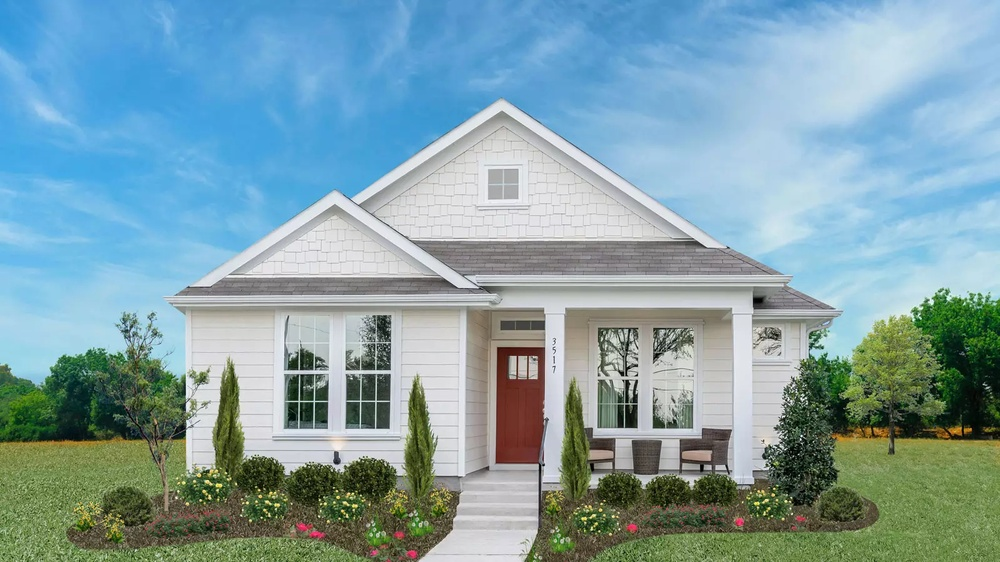
#> input picture KMean/home.jpeg, 1000 x 562 px, shrunk from 1600 x 900 before the run
$ python color_quantization.py
#> lines starting #> are read from the running program, lines starting #| are printed output that depends on the picture
import numpy as np
import cv2 as cv
img = cv.imread('home.jpeg')
#> img is the input picture: shape (562, 1000, 3); mean B, G, R 167.2, 160.3, 129.1
Z = img.reshape((-1,3))
# convert to np.float32
Z = np.float32(Z)
# define criteria, number of clusters(K) and apply kmeans()
criteria = (cv.TERM_CRITERIA_EPS + cv.TERM_CRITERIA_MAX_ITER, 10, 1.0)
K = 2
ret,label,center=cv.kmeans(Z,K,None,criteria,10,cv.KMEANS_RANDOM_CENTERS)
#> ret = 2.1e+09; center = [[214.2, 188.5, 148.2], [64.59, 98.64, 87.16]]
# Now convert back into uint8, and make original image
center = np.uint8(center)
#> center = [[214, 188, 148], [64, 98, 87]]
res = center[label.flatten()]
res2 = res.reshape((img.shape))
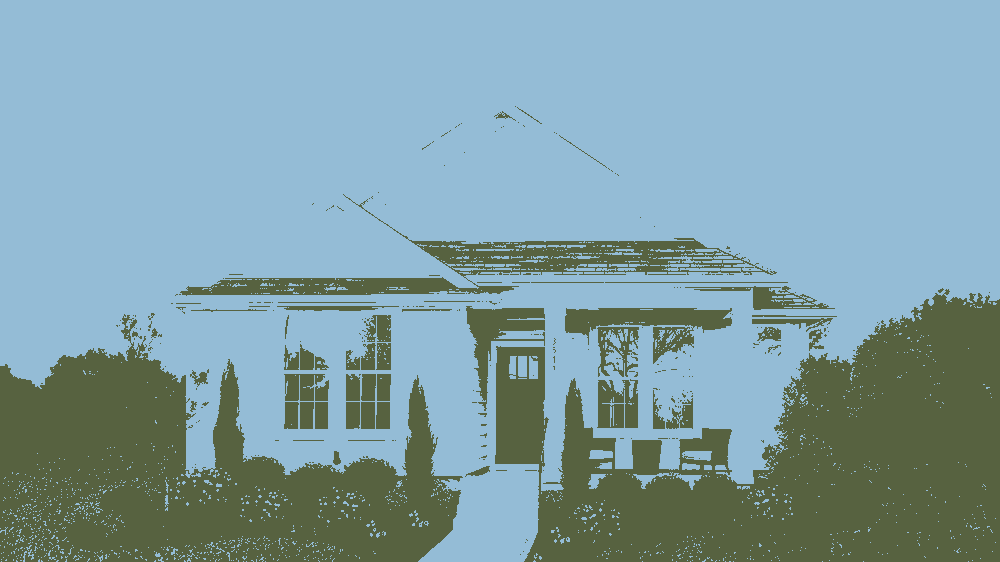
#> res2: shape (562, 1000, 3); mean B, G, R 166.9, 159.8, 128.9
cv.imshow('res2',res2)
cv.waitKey(0)
cv.destroyAllWindows()

$ run again, with KMean/k8.png saved as KMean/home.jpeg
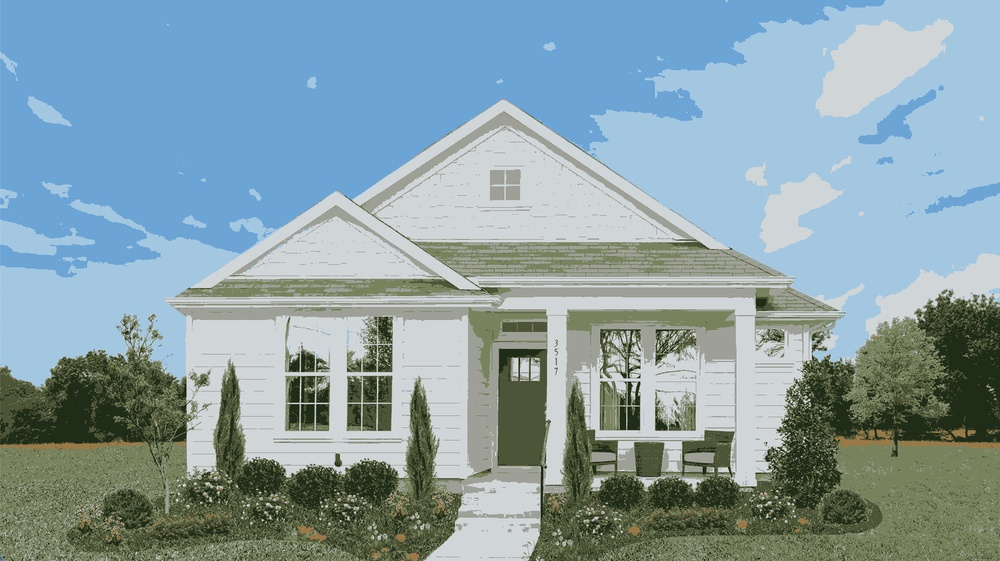
#> input picture KMean/k8.png, 1000 x 561 px, shrunk from 1594 x 894 before the run
#> img is the input picture: shape (561, 1000, 3); mean B, G, R 166.6, 159.3, 135.7
#> `ret,label,center=cv.kmeans(Z,K,None,criteria,10,cv.KMEANS_RANDOM_CENTE..`: ret = 1.52e+09; center = [[67.64, 95.82, 87.53], [208.4, 186.5, 156.3]]
#> `center = np.uint8(center)`: center = [[67, 95, 87], [208, 186, 156]]
#> `res2 = res.reshape((img.shape))`:
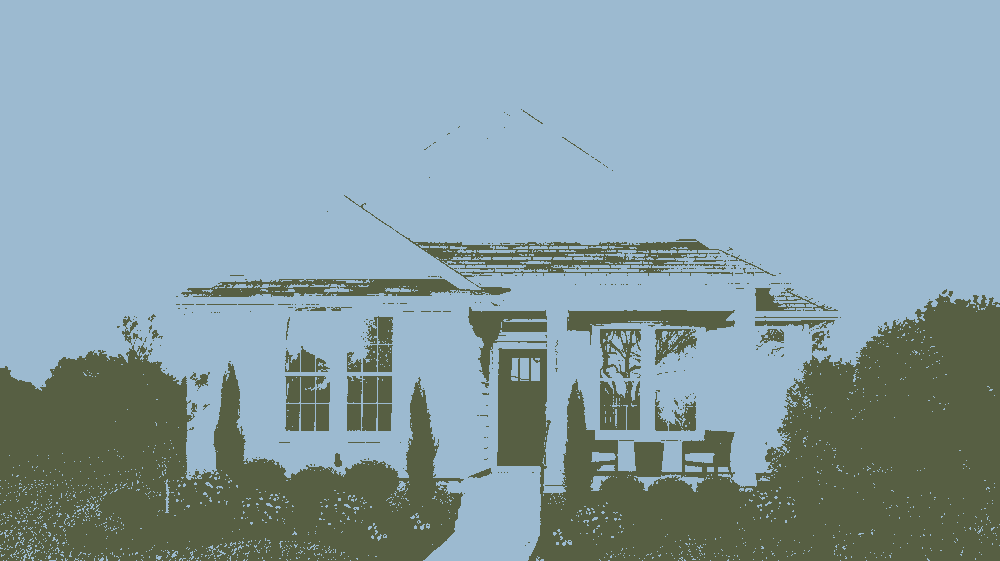
#> res2: shape (561, 1000, 3); mean B, G, R 165.9, 158.8, 135.4
